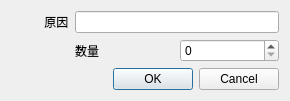
<?xml version="1.0" encoding="UTF-8"?>
<ui version="4.0">
 <class>ReserveBook</class>
 <widget class="QDialog" name="ReserveBook">
  <property name="geometry">
   <rect>
    <x>0</x>
    <y>0</y>
    <width>290</width>
    <height>97</height>
   </rect>
  </property>
  <property name="sizePolicy">
   <sizepolicy hsizetype="Fixed" vsizetype="Fixed">
    <horstretch>0</horstretch>
    <verstretch>0</verstretch>
   </sizepolicy>
  </property>
  <property name="windowTitle">
   <string>Reserve book</string>
  </property>
  <property name="windowIcon">
   <iconset>
    <normaloff>:/images/update.png</normaloff>:/images/update.png</iconset>
  </property>
  <property name="toolTipDuration">
   <number>-1</number>
  </property>
  <layout class="QFormLayout" name="formLayout">
   <item row="0" column="0">
    <widget class="QLabel" name="label_2">
     <property name="text">
      <string>          原因</string>
     </property>
     <property name="textFormat">
      <enum>Qt::AutoText</enum>
     </property>
    </widget>
   </item>
   <item row="0" column="1">
    <widget class="QLineEdit" name="lineEdit_reason"/>
   </item>
   <item row="2" column="0" colspan="2">
    <widget class="QDialogButtonBox" name="buttonBox">
     <property name="statusTip">
      <string/>
     </property>
     <property name="standardButtons">
      <set>QDialogButtonBox::Cancel|QDialogButtonBox::Ok</set>
     </property>
    </widget>
   </item>
   <item row="1" column="1">
    <layout class="QHBoxLayout" name="horizontalLayout_2">
     <item>
      <widget class="QLabel" name="label_7">
       <property name="text">
        <string>数量</string>
       </property>
      </widget>
     </item>
     <item>
      <widget class="QSpinBox" name="spinBox_quantity"/>
     </item>
    </layout>
   </item>
  </layout>
 </widget>
 <resources/>
 <connections/>
</ui>
